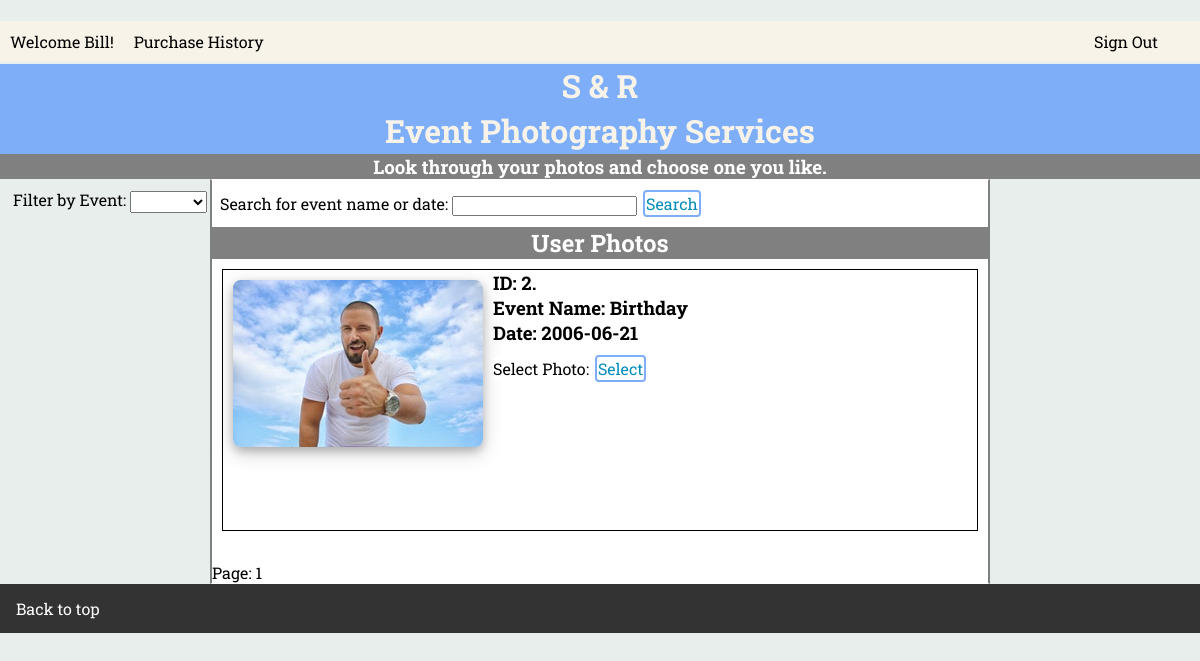
The page /photos.php (signed in) on the database its author committed.
### tables this page shows
CREATE TABLE photo (
  username      VARCHAR(30) NOT NULL, 
  id			int not null,
  event_name	VARCHAR(30) NOT NULL,
  event_date	DATE NOT NULL,
  selected		BOOLEAN NOT NULL,
  deleted		BOOLEAN NOT NULL,
  CONSTRAINT pk_photo PRIMARY KEY (id),
  Constraint fk_photo_customer FOREIGN KEY (username) references Customer(username)
);

### photos.php (the view, shortened to what this page needs)
<?php
$host = "localhost";
$user = "Solon";
$pass = "speakeasy";
$db = "event_photo";
$page_length = 5;
if(isset($_POST['searchButton']) || !isset($_POST['page_num'])){
	$page_num = 1;
	$page_max = $page_length;
}
$page_min = $page_max-$page_length;
$photo_count=0;
$con=mysqli_connect($host,$user,$pass,$db);
$username = $_SESSION['sess_username'];
$query = "SELECT * FROM customer WHERE username = '$username';";
$result = mysqli_query ($con,$query);
$userData = mysqli_fetch_array($result);
$admin = $userData['admin_rights'];
if (isset($_POST['search']) && $_POST['search']!="") {
	$search = $_POST['search'];
	if(isset($_POST['filter']) && $_POST['filter']!=""){
		$filter = $_POST['filter'];
		if($admin)
			$query_photo = "SELECT * FROM photo WHERE event_name = '$filter' AND (event_name LIKE '%$search%' OR event_date LIKE '%$search%');";
		else
			$query_photo = "SELECT * FROM photo WHERE username = '$username' AND event_name = '$filter' AND (event_name LIKE '%$search%' OR event_date LIKE '%$search%');";
	}
	else{
		if($admin)
			$query_photo = "SELECT * FROM photo WHERE (event_name LIKE '%$search%' OR event_date LIKE '%$search%');";
		else
			$query_photo = "SELECT * FROM photo WHERE username = '$username' AND (event_name LIKE '%$search%' OR event_date LIKE '%$search%');";
	}
}
else{
	if(isset($_POST['filter']) && $_POST['filter']!=""){
		$filter = $_POST['filter'];
		if($admin)
			$query_photo = "SELECT * FROM photo WHERE event_name = '$filter';";
		else
			$query_photo = "SELECT * FROM photo WHERE username = '$username' AND event_name = '$filter';";
	}
	else{
		if($admin)
			$query_photo = "SELECT * FROM photo;";
		else
			$query_photo = "SELECT * FROM photo WHERE username = '$username';";
	}
}
if(!$admin)
	$query_filter = "SELECT DISTINCT event_name FROM photo WHERE username = '$username';";
else
	$query_filter = "SELECT DISTINCT event_name FROM photo;";
$filter_results = mysqli_query ($con,$query_filter);
$photos = mysqli_query ($con,$query_photo);
?>
<html>
  <head>
	<link rel="stylesheet" type="text/css" href="css/photos.css">
  </head>
  <body>
	<div class="header">
        <div id="navbar">
            <div class = "user-welcome">
                <?php echo "Welcome ".ucfirst($_SESSION['sess_username'])."!" ?>
            </div>
			<div class = "navbar-item">
                <a href=order_history.php>Purchase History</a>
            </div><aside>
            <div class = "navbar-item sign-out">
                <a href=login.html>Sign Out</a>
            </aside></div>
        </div>
    <div class="banner">
		<h1>S & R</h1>
        <h1>Event Photography Services</h1>
        <h3>Look through your photos and choose one you like.</h3>
    </div>
	<form action="" method="post" id="searchForm">
	<div class="column">
		<label for="filter" class="sidebar_item">Filter by Event:</label>
		<select id="filter" name="filter">
			<option value=''></option>
			<?php
			while($filter_result = mysqli_fetch_array($filter_results)){
				$event_name = $filter_result['event_name'];
				if(isset($_POST[filter]) && $event_name == $_POST[filter])
					echo "<option value='$event_name' selected>$event_name</option>";
				else
					echo "<option value='$event_name'>$event_name</option>";
			}
			?>
		</select>
	</div>
	<div class="main">
		<div class = "form">
			<label for="search" class="black">Search for event name or date:</label>
			<input type="text" id="search" name="search" value="<?php echo isset($_POST['search']) ? $_POST['search'] : '' ?>" autofocus/>
			<input type="submit" id="searchButton" name="searchButton" value="Search">
		</div>
	<h2>User Photos</h2>
	<?php
		while($photo = mysqli_fetch_array($photos)){
			$deleted = $photo['deleted'];
			if(!$deleted){
				$photo_count++;
				if($photo_count>$page_min && $photo_count <= $page_max){
					$photo_id = $photo['id'];
					echo"<div class='photo'>";
					echo "<a href='resources/$photo_id.jpeg' target='_blank'><img src='resources/$photo_id.jpeg'/></a>";
					echo "<h3>ID: $photo_id.</h3>";
					$photo_name = $photo['event_name'];
					echo "<h3>Event Name: $photo_name</h3>";
					$photo_date = $photo['event_date'];
					echo "<h3>Date: $photo_date</h3>";
					echo "<label for='$photo_id'>Select Photo: </label>";
					echo "<input id='selectButton' type='submit' name = '$photo_id' value = 'Select'>";
					echo "<br>";
					echo"</div>";
				}
			}
		}
	?>
	<br>
	<div>
		<?php
		echo " Page: $page_num ";
		?>
	</div>
	</div>
	</form>
	<ul>
		<li><a href="#home">Back to top</a></li>
	</ul>
   </body>
</html>

### css/photos.css (style rules this page uses)
* { margin: 0px; padding-top: 0px; }
html, body { padding: 0px; margin: 0px; font-family: 'Roboto Slab', sans-serif; background-color: #E8EEEC; }
h1 { margin: 2px auto; }
h2 { text-align: center; background-color: grey; color: white; margin: 0px; }
h3 { background-color: grey; color: white; margin: 0px; }
label { background-color: grey; color: white; margin: 0px; }
select { font-family: 'Roboto Slab', sans-serif; }
.sidebar_item { background-color: #E8EEEC; color: black; }
.black { background-color: white; color: black; margin: 0px; }
#search { margin-bottom: 3px; }
ul { list-style-type: none; margin: 0; padding: 0; overflow: hidden; background-color: #333; }
li { float: left; }
li a { display: block; color: white; text-align: center; padding: 14px 16px; text-decoration: none; }
.column { text-align: center; float: left; width: 200px; margin: 10px; }
.main { margin-left: 210px; margin-right: 210px; border: 1px solid white; border-left: 2px solid grey; border-right: 2px solid grey; margin-bottom: 0px; background-color: white; }
.photo { border: 1px solid black; margin: 10px; height: 260px; background-color: white; }
.photo h3,label { background-color: white; color: black; }
aside { float: right; width: 200px; }
img { width: 250px; height: auto; float: left; margin: 10px; border-radius: 8px; box-shadow: 0 4px 8px 0 rgba(0, 0, 0, 0.2), 0 6px 20px 0 rgba(0, 0, 0, 0.19); }
a { text-decoration: none; }
.header { grid-area: h; filter: blur(0px); border-radius: 0px 0px 0px 0px; }
.banner { grid-area: b; text-align: center; background-color:rgb(127, 174, 249); color: rgb(248, 243, 233); }
#navbar { background-color: rgb(248, 243, 233); padding-top: 0px; }
#navbar div { display: inline-block; padding: 10px; font-weight: normal; transition: .5s; }
.navbar-item a:link { text-decoration: none; color: rgb(0, 0, 0); }
.sign-out { float: right; margin-right: 2em; }
.user-welcome { float: left; }
#selectButton, #previousPageButton, #nextPageButton, #searchButton { margin: 10px 2px; transition-duration: 0.4s; background-color: white; border: 2px solid rgb(127, 174, 249); border-radius: 4px; color: #008CBA; text-align: center; padding: 1px; font-family: 'Roboto Slab', sans-serif; font-size: 1em; }

### rows shown on the page
photo: deleted 0 (drawn), id "2", event_name "Birthday", event_date "2006-06-21"

### other values the page prints
$_SESSION['sess_username'] "Bill"
$page_num "1"
